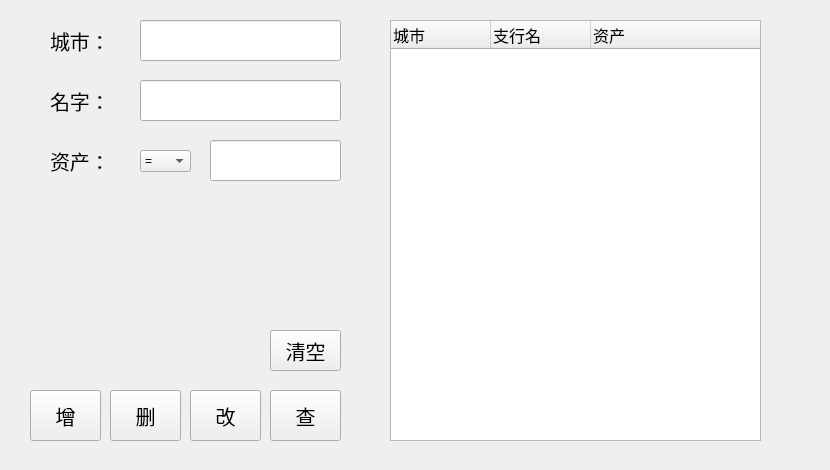
    <widget class="QWidget" name="tab">
     <attribute name="title">
      <string>支行管理</string>
     </attribute>
     <widget class="QWidget" name="widget" native="true">
      <property name="geometry">
       <rect>
        <x>10</x>
        <y>0</y>
        <width>811</width>
        <height>461</height>
       </rect>
      </property>
      <widget class="QWidget" name="widget_3" native="true">
       <property name="geometry">
        <rect>
         <x>370</x>
         <y>10</y>
         <width>431</width>
         <height>441</height>
        </rect>
       </property>
       <widget class="QTreeWidget" name="treeWidget">
        <property name="geometry">
         <rect>
          <x>10</x>
          <y>10</y>
          <width>371</width>
          <height>421</height>
         </rect>
        </property>
        <column>
         <property name="text">
          <string>城市</string>
         </property>
         <property name="font">
          <font>
           <pointsize>12</pointsize>
          </font>
         </property>
        </column>
        <column>
         <property name="text">
          <string>支行名</string>
         </property>
         <property name="font">
          <font>
           <pointsize>12</pointsize>
          </font>
         </property>
        </column>
        <column>
         <property name="text">
          <string>资产</string>
         </property>
         <property name="font">
          <font>
           <pointsize>12</pointsize>
          </font>
         </property>
        </column>
       </widget>
      </widget>
      <widget class="QWidget" name="widget_1" native="true">
       <property name="geometry">
        <rect>
         <x>10</x>
         <y>10</y>
         <width>331</width>
         <height>361</height>
        </rect>
       </property>
       <widget class="QLineEdit" name="lineEdit_1">
        <property name="geometry">
         <rect>
          <x>120</x>
          <y>10</y>
          <width>201</width>
          <height>41</height>
         </rect>
        </property>
        <property name="font">
         <font>
          <pointsize>12</pointsize>
         </font>
        </property>
       </widget>
       <widget class="QLabel" name="label_4">
        <property name="geometry">
         <rect>
          <x>30</x>
          <y>10</y>
          <width>81</width>
          <height>41</height>
         </rect>
        </property>
        <property name="font">
         <font>
          <pointsize>15</pointsize>
         </font>
        </property>
        <property name="text">
         <string>城市：</string>
        </property>
       </widget>
       <widget class="QLabel" name="label_5">
        <property name="geometry">
         <rect>
          <x>30</x>
          <y>70</y>
          <width>81</width>
          <height>41</height>
         </rect>
        </property>
        <property name="font">
         <font>
          <pointsize>15</pointsize>
         </font>
        </property>
        <property name="text">
         <string>名字：</string>
        </property>
       </widget>
       <widget class="QLabel" name="label_6">
        <property name="geometry">
         <rect>
          <x>30</x>
          <y>130</y>
          <width>81</width>
          <height>41</height>
         </rect>
        </property>
        <property name="font">
         <font>
          <pointsize>15</pointsize>
         </font>
        </property>
        <property name="text">
         <string>资产：</string>
        </property>
       </widget>
       <widget class="QLineEdit" name="lineEdit_2">
        <property name="geometry">
         <rect>
          <x>120</x>
          <y>70</y>
          <width>201</width>
          <height>41</height>
         </rect>
        </property>
        <property name="font">
         <font>
          <pointsize>12</pointsize>
         </font>
        </property>
       </widget>
       <widget class="QLineEdit" name="lineEdit_3">
        <property name="geometry">
         <rect>
          <x>190</x>
          <y>130</y>
          <width>131</width>
          <height>41</height>
         </rect>
        </property>
        <property name="font">
         <font>
          <pointsize>12</pointsize>
         </font>
        </property>
       </widget>
       <widget class="QPushButton" name="pushButton_9">
        <property name="geometry">
         <rect>
          <x>250</x>
          <y>320</y>
          <width>71</width>
          <height>41</height>
         </rect>
        </property>
        <property name="font">
         <font>
          <pointsize>15</pointsize>
         </font>
        </property>
        <property name="text">
         <string>清空</string>
        </property>
       </widget>
       <widget class="QComboBox" name="comboBox_5">
        <property name="geometry">
         <rect>
          <x>120</x>
          <y>140</y>
          <width>51</width>
          <height>22</height>
         </rect>
        </property>
        <item>
         <property name="text">
          <string>=</string>
         </property>
        </item>
        <item>
         <property name="text">
          <string>!=</string>
         </property>
        </item>
        <item>
         <property name="text">
          <string>&gt;</string>
         </property>
        </item>
        <item>
         <property name="text">
          <string>&lt;</string>
         </property>
        </item>
       </widget>
      </widget>
      <widget class="QWidget" name="widget_2" native="true">
       <property name="geometry">
        <rect>
         <x>10</x>
         <y>380</y>
         <width>331</width>
         <height>71</height>
        </rect>
       </property>
       <widget class="QPushButton" name="pushButton">
        <property name="geometry">
         <rect>
          <x>10</x>
          <y>10</y>
          <width>71</width>
          <height>51</height>
         </rect>
        </property>
        <property name="font">
         <font>
          <pointsize>15</pointsize>
         </font>
        </property>
        <property name="text">
         <string>增</string>
        </property>
       </widget>
       <widget class="QPushButton" name="pushButton_2">
        <property name="geometry">
         <rect>
          <x>90</x>
          <y>10</y>
          <width>71</width>
          <height>51</height>
         </rect>
        </property>
        <property name="font">
         <font>
          <pointsize>15</pointsize>
         </font>
        </property>
        <property name="text">
         <string>删</string>
        </property>
       </widget>
       <widget class="QPushButton" name="pushButton_3">
        <property name="geometry">
         <rect>
          <x>170</x>
          <y>10</y>
          <width>71</width>
          <height>51</height>
         </rect>
        </property>
        <property name="font">
         <font>
          <pointsize>15</pointsize>
         </font>
        </property>
        <property name="text">
         <string>改</string>
        </property>
       </widget>
      </widget>
      <widget class="QPushButton" name="pushButton_4">
       <property name="geometry">
        <rect>
         <x>260</x>
         <y>390</y>
         <width>71</width>
         <height>51</height>
        </rect>
       </property>
       <property name="font">
        <font>
         <pointsize>15</pointsize>
        </font>
       </property>
       <property name="text">
        <string>查</string>
       </property>
      </widget>
     </widget>
    </widget>
